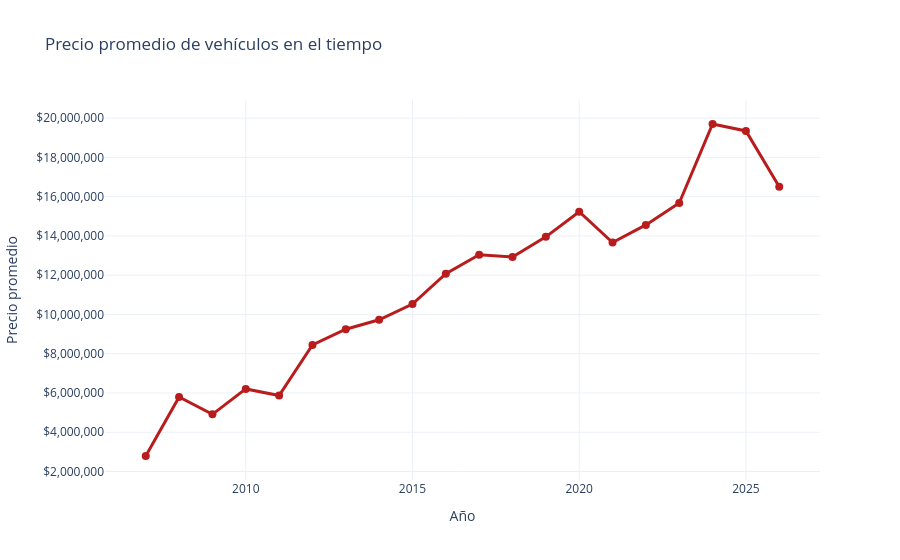

This figure's notebook cell:
### Markdown cell above
##  Descripción

Este gráfico de barras horizontales muestra la participación porcentual de las principales marcas dentro de la muestra analizada. En el eje vertical se presentan las marcas y en el eje horizontal su porcentaje de participación. La marca con mayor presencia es Chevrolet, con un **10,2%**, seguida muy de cerca por Ford, con un **10,1%**. En contraste, la menor participación dentro del Top 10 corresponde a **Kia, con un 3,4%**.

---

##  Interpretación

Este gráfico cuenta que la oferta del mercado no se distribuye de manera uniforme entre las marcas, sino por un grupo de marcas con presencia relativamente repartida, aunque con dos líderes claros: **Ford y Chevrolet**.

El gráfico muestra una concentración moderada del mercado por marca. Ford y Chevrolet lideran con **10,1% cada una**, lo que las sitúa como principales referentes de oferta y volumen en la muestra. Detrás aparece un segundo bloque competitivo —**Peugeot, Toyota y Nissan**— con participaciones relevantes (entre aproximadamente **6,6% y 8,7%**), que sostienen la cobertura de mercado en segmentos clave.

El resto de marcas (**Chery, Hyundai, Volkswagen, MG y Kia**) presentan participaciones menores y operan en un nivel secundario, aportando diversidad pero sin disputar la posición de liderazgo.

---

## Propuesta estratégica

### Priorizar marcas líderes en el portafolio

Conviene fortalecer su disponibilidad, visibilidad comercial y peso dentro del inventario para sostener volumen.

### Revisar la cobertura de marcas de baja participación

Marcas como **Kia, MG, Volkswagen** y otras con menor peso deberían analizarse para decidir si se mantienen como nicho, se reposicionan o se reducen en la estrategia de portafolio.

### Asignar recursos según liderazgo de marca

Las marcas con mayor participación deben recibir mayor prioridad en campañas, alianzas y compras de inventario, porque son las que más influyen en el comportamiento global del mercado.

### Code cell
# =========================
# KPI 2
# =========================

import plotly.express as px

df_time = (
    df.dropna(subset=["year", "precio"])
      .query("year >= 2000")
      .groupby("year", as_index=False)["precio"]
      .mean()
      .sort_values("year")
)

fig = px.line(
    df_time,
    x="year",
    y="precio",
    markers=True,
    title="Precio promedio de vehículos en el tiempo",
)

fig.update_traces(
    line=dict(color="#B91C1C", width=3),
    marker=dict(size=8)
)

fig.update_layout(
    xaxis_title="Año",
    yaxis_title="Precio promedio",
    hovermode="x unified",
    template="plotly_white"
)

fig.update_yaxes(
    tickprefix="$",
    tickformat=",.0f"
)

fig.show()

### Figure 1 — Plotly figure (JSON) as saved in the notebook; plotly's stock layout.template omitted (floating-point values rounded to 4 significant figures)
{"data": [{"hovertemplate": "year=%{x}<br>precio=%{y}<extra></extra>", "legendgroup": "", "line": {"color": "#B91C1C", "dash": "solid", "width": 3}, "marker": {"size": 8, "symbol": "circle"}, "mode": "lines+markers", "name": "", "orientation": "v", "showlegend": false, "type": "scatter", "x": [2007, 2008, 2009, 2010, 2011, 2012, 2013, 2014, 2015, 2016, 2017, 2018, 2019, 2020, 2021, 2022, 2023, 2024, 2025, 2026], "xaxis": "x", "y": [2790000.0, 5798000.0, 4912000.0, 6208000.0, 5872000.0, 8445000.0, 9246000.0, 9729000.0, 10530000.0, 12080000.0, 13040000.0, 12930000.0, 13950000.0, 15230000.0, 13670000.0, 14560000.0, 15680000.0, 19700000.0, 19350000.0, 16500000.0], "yaxis": "y"}], "layout": {"autosize": true, "hovermode": "x unified", "legend": {"tracegroupgap": 0}, "title": {"text": "Precio promedio de vehículos en el tiempo"}, "xaxis": {"anchor": "y", "autorange": true, "domain": [0, 1], "range": [2006.0, 2027.0], "title": {"text": "Año"}, "type": "linear"}, "yaxis": {"anchor": "x", "autorange": true, "domain": [0, 1], "range": [1232000.0, 21260000.0], "tickformat": ",.0f", "tickprefix": "$", "title": {"text": "Precio promedio"}, "type": "linear"}}}
